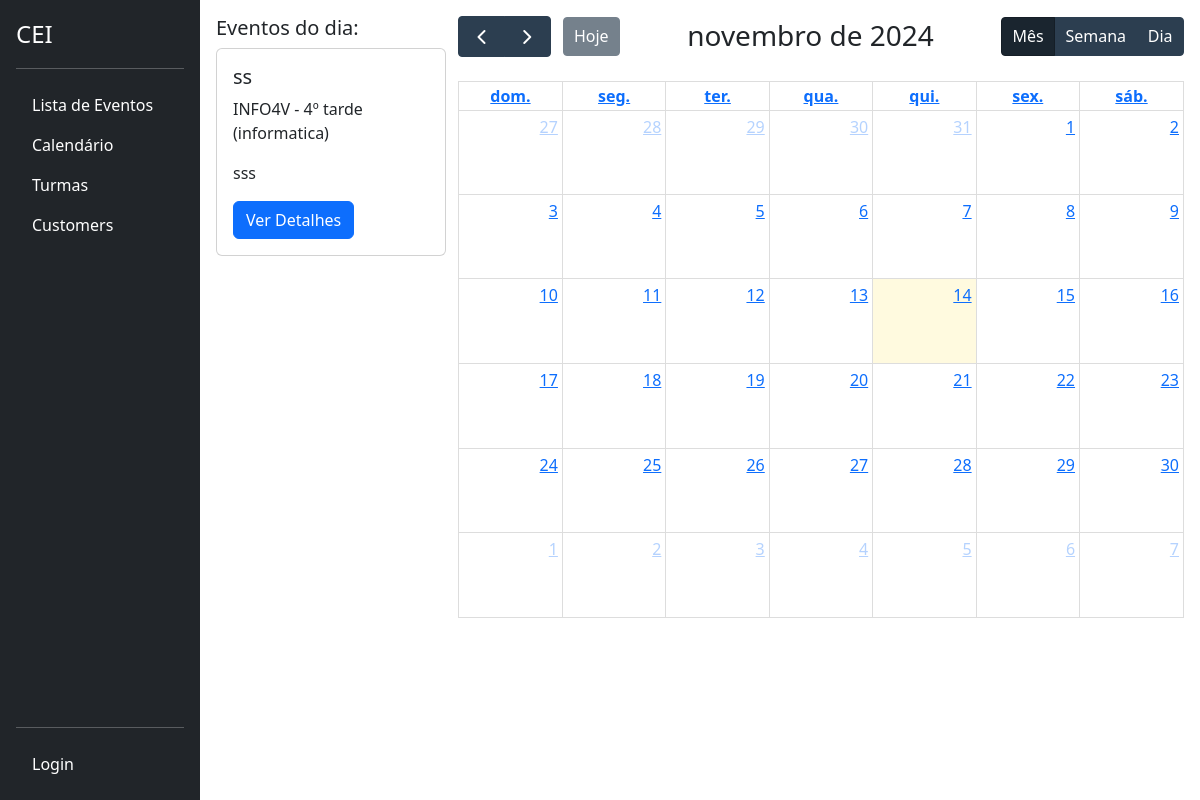
Before: / with the older database file.
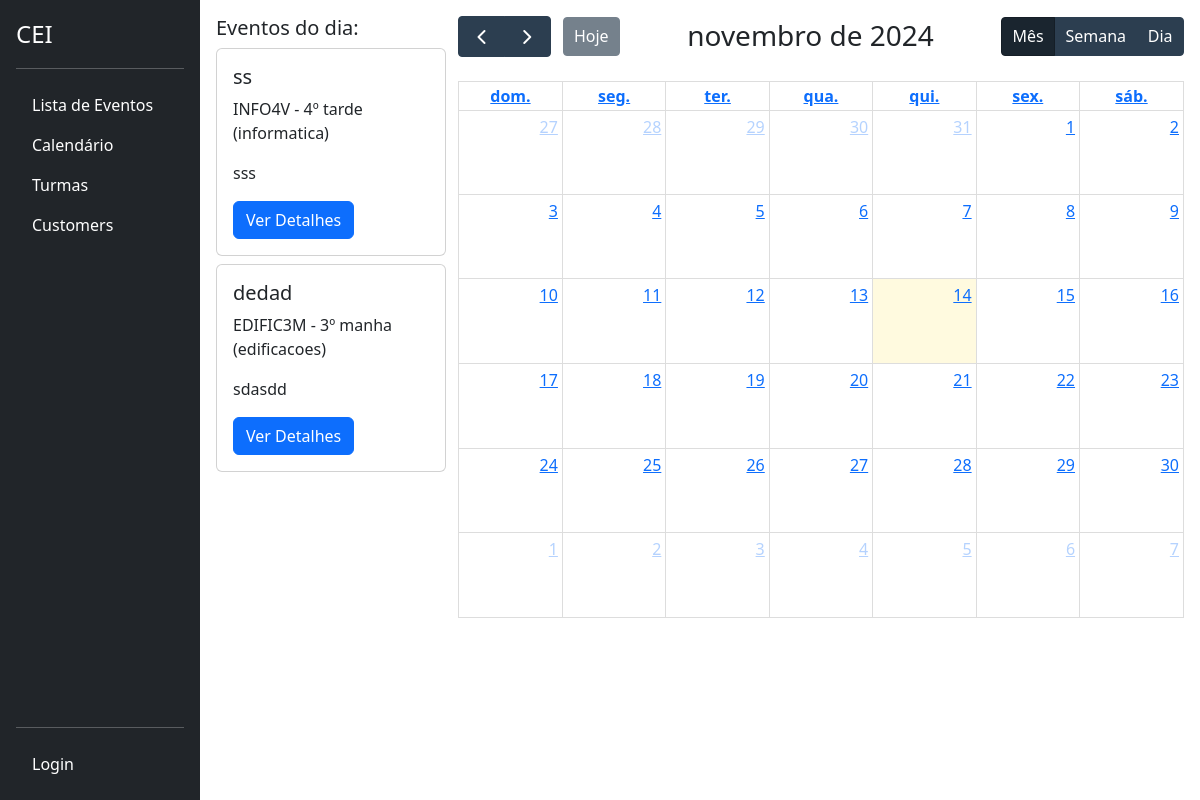
After: the same page with the newer database file.
### tasks/models.py (models this page shows, shortened)
class Task(models.Model):
    id = models.BigAutoField(primary_key=True)
    title = models.CharField(max_length=255)
    description = models.TextField()
    start_date = models.DateField()
    end_date = models.DateField()
    total_subs = models.PositiveIntegerField(default=0)
    subs = models.PositiveIntegerField(default=0)
    start_time = models.TimeField()
    end_time = models.TimeField()
    usuario = models.ForeignKey(CustomUser, on_delete=models.PROTECT)
    turma = models.ForeignKey('classes.Turma', on_delete=models.CASCADE)
    created_at = models.DateTimeField(auto_now_add=True)
    updated_at = models.DateTimeField(auto_now=True)

### classes/models.py (models this page shows, shortened)
class Turma(models.Model):
    TURNO_CHOICES = [
        ('manha', 'Manhã'),
        ('tarde', 'Tarde'),
        ('noite', 'Noite'),
    ]
    CURSO_CHOICES = [
        ('edificacoes', 'Edificações'),
        ('informatica', 'Informática'),
        ('meio_ambiente', 'Meio Ambiente'),
        ('matematica', 'Matemática'),
    ]
    SERIE_CHOICES = [
        ('1', '1º Ano'),
        ('2', '2º Ano'),
        ('3', '3º Ano'),
        ('4', '4º Ano'),
    ]
    nome = models.CharField(max_length=100)
    serie = models.CharField(max_length=1, choices=SERIE_CHOICES)
    turno = models.CharField(max_length=5, choices=TURNO_CHOICES)
    curso = models.CharField(max_length=15, choices=CURSO_CHOICES)
    def __str__(self):
        return f"{self.nome} - {self.serie}º {self.turno} ({self.curso})"

### tasks/views.py (the view)
# urls.py: path('', CalendarView.as_view(), name='calendar'),
class CalendarView(TemplateView):
    template_name = 'tasks/calendar.html'
    def get_context_data(self, **kwargs):
        user_turma = getattr(self.request.user, 'turma', None)
        context = super().get_context_data(**kwargs)
        is_discente = self.request.user.groups.filter(name='Discente').exists()
        is_docente = self.request.user.groups.filter(name='Docente').exists()
        today = timezone.localdate()
        if is_discente and user_turma:
            events_today = Task.objects.filter(
                turma=user_turma,
                start_date__lte=today,
                end_date__gte=today
            )
        elif is_docente:
            events_today = Task.objects.filter(
                usuario=self.request.user,
                start_date__lte=today,
                end_date__gte=today
            )
        else:
            events_today = Task.objects.filter(
                start_date__lte=today,
                end_date__gte=today
            )
        context['events_today'] = events_today
        context['turmas'] = Turma.objects.all()
        return context

### tasks/templates/tasks/calendar.html (shortened to what this page needs)
{% extends 'base.html' %}
{% load static %}
{% block content %}
<div id="calendar-container">
    <div class="col-md-3">
        <h5>Eventos do dia:</h5>
        {% for event in events_today %}
            <div class="card mb-2" style="width: 95%;">
                <div class="card-body">
                    <h5 class="card-title">{{ event.title }}</h5>
                    <p class="card-text">{{ event.turma }}</p>
                    <p class="card-text">{{ event.description }}</p>
                    <a href="/task/{{ event.id }}" class="btn btn-primary">Ver Detalhes</a>
                </div>
            </div>
        {% empty %}
            <p>Não há eventos para hoje.</p>
        {% endfor %}
    </div>
    <div class="col-md-9">
        <div id="calendar"></div>
    </div>
</div>
{% endblock %}

Changed rows visible on the page:
added Task: title "dedad", turma "EDIFIC3M - 3º manha (edificacoes)", description "sdasdd"
